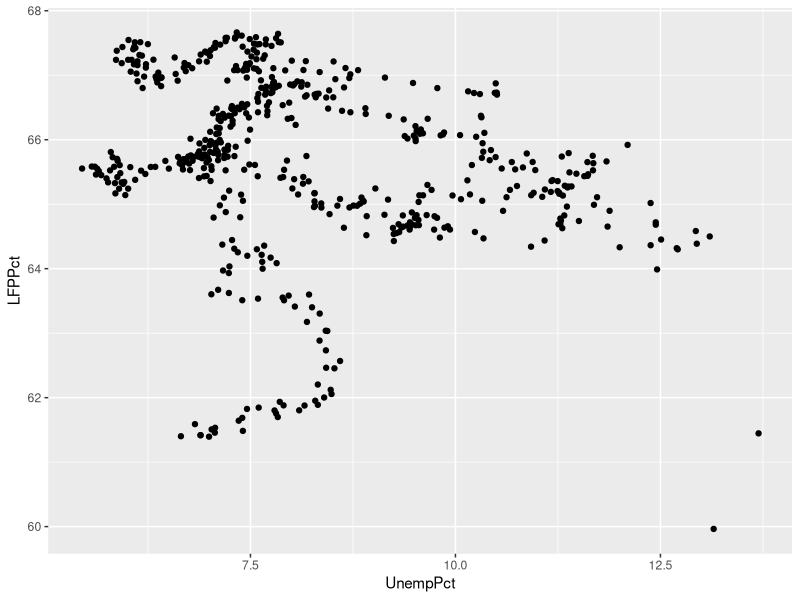
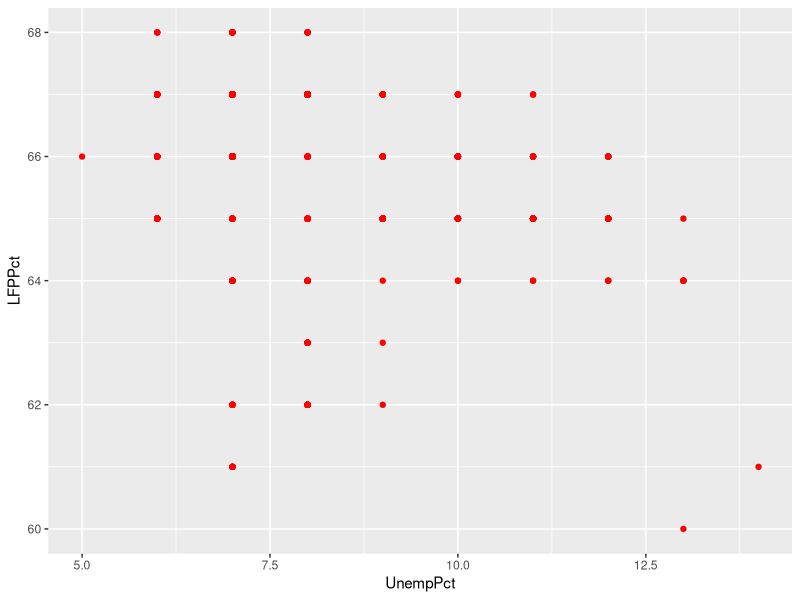
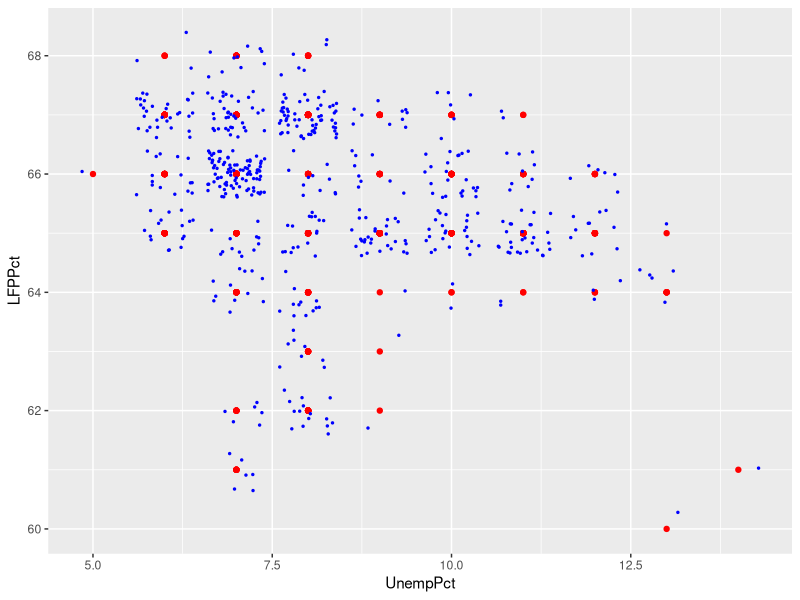
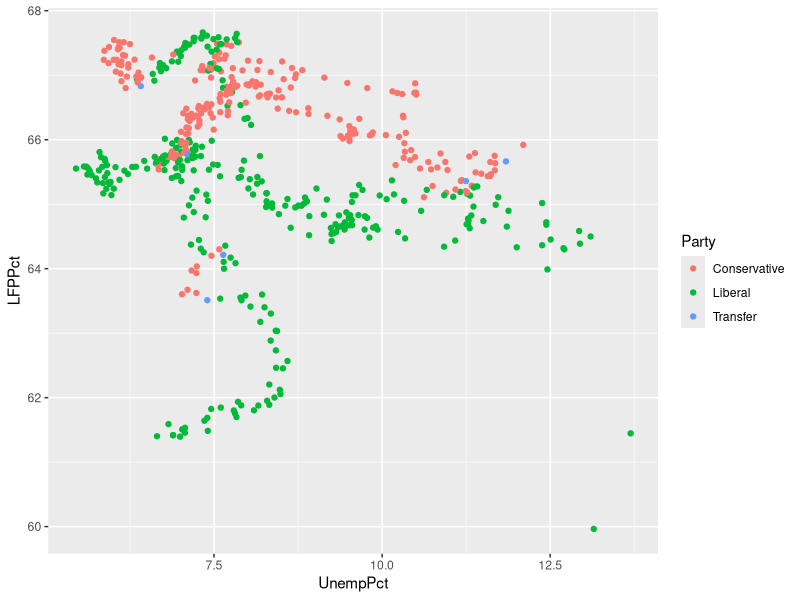
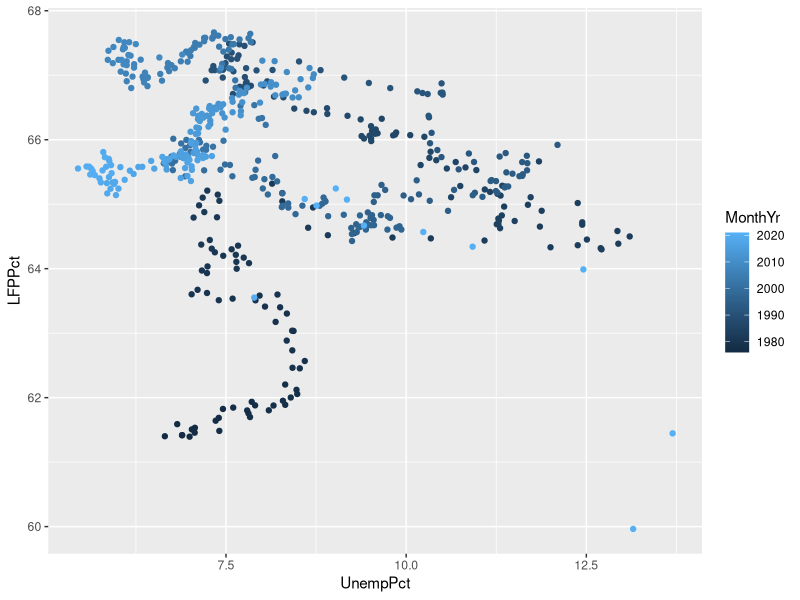
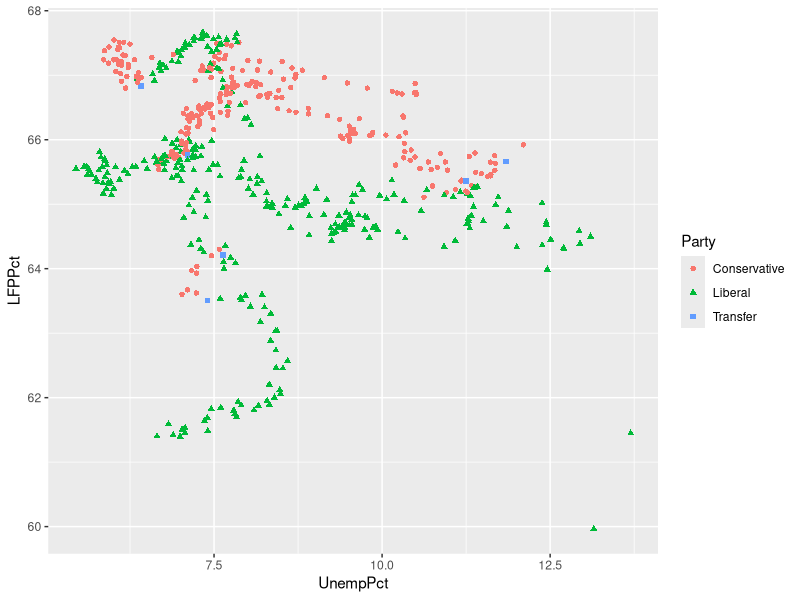
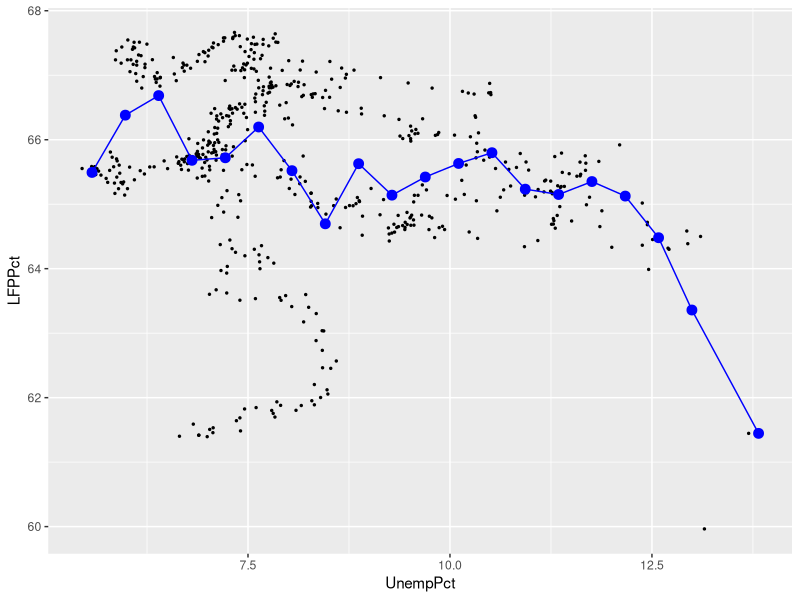
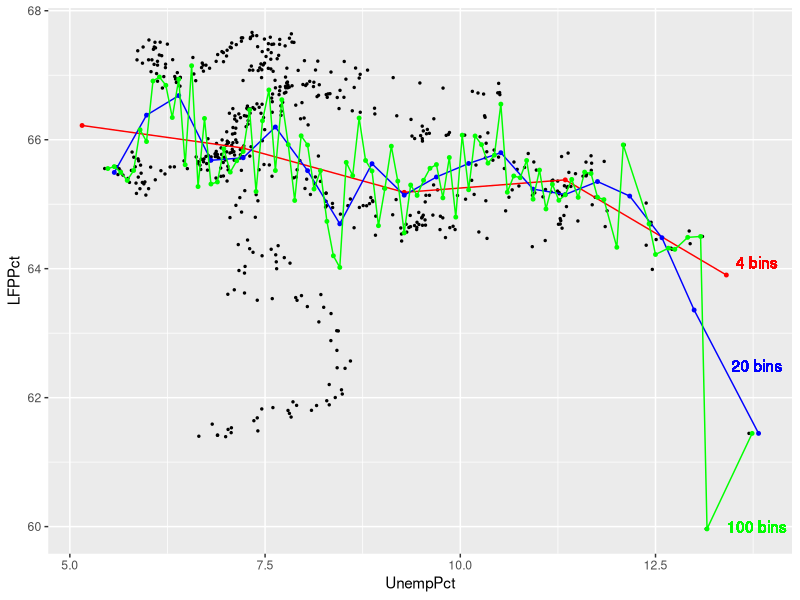

These figures' R source, in order:
## ---- chunk 1
knitr::opts_chunk$set(echo = TRUE,prompt=TRUE,tidy=TRUE,collapse=TRUE)
library(tidyverse)
EmpData <- read_csv("EmploymentData.csv")
# Make permanent changes to EmpData
EmpData <- EmpData %>%
  mutate(MonthYr = as.Date(MonthYr,"%m/%d/%Y")) %>% 
  mutate(UnempPct = 100*UnempRate) %>% 
  mutate(LFPPct = 100*LFPRate)
## ---- chunk 2
# For two specific columns of data
cov(EmpData$UnempPct,EmpData$LFPPct)
cor(EmpData$UnempPct,EmpData$LFPPct)
## ---- chunk 3
# Correlation matrix for the whole data set (at least the numerical parts)
EmpData %>%
  select(where(is.numeric)) %>%
  cor()
## ---- chunk 4
# EmpData has missing data in 1976 for the variable AnnPopGrowth
# Pairwise will only exclude 1976 from calculations involving AnnPopGrowth
EmpData %>%
  select(where(is.numeric)) %>%
  cor(use="pairwise.complete.obs")
# Casewise will exclude 1976 from all calculations
EmpData %>%
  select(where(is.numeric)) %>%
  cor(use="complete.obs")
## ---- chunk 5
ggplot(data=EmpData,aes(x=UnempPct,y=LFPPct)) + 
  geom_point()
## ---- chunk 6
# Round UnempPct and LFPPct to nearest integer
RoundedEmpData <- EmpData %>% 
  mutate(UnempPct=round(UnempPct)) %>% 
  mutate(LFPPct=round(LFPPct))
## ---- chunk 7
# Create graph using rounded data
ggplot(data=RoundedEmpData, aes(x=UnempPct,y=LFPPct)) + 
  geom_point(col="red")
## ---- chunk 8
ggplot(data=RoundedEmpData,aes(x=UnempPct,y=LFPPct)) + 
  geom_point(col="red") +
  geom_jitter(size=0.5, col="blue")
## ---- chunk 9
ggplot(data=EmpData,aes(x=UnempPct,y=LFPPct,col=Party)) + 
  geom_point()
ggplot(data=EmpData,aes(x=UnempPct,y=LFPPct,col=MonthYr)) + 
  geom_point()
## ---- chunk 10
ggplot(data=EmpData,aes(x=UnempPct,y=LFPPct,col=Party)) + 
  geom_point(aes(shape=Party))
## ---- chunk 11
ggplot(data=EmpData,aes(x=UnempPct,y=LFPPct)) + 
 geom_point(size=0.5) +
  stat_summary_bin(fun='mean', bins=20,
                   col="blue", size=3, geom='point') +
  stat_summary_bin(fun='mean', bins=20,
                   col="blue", size=0.5, geom='line')
## ---- chunk 12
ggplot(data=EmpData,aes(x=UnempPct,y=LFPPct)) + 
 geom_point(size=0.5) +
  stat_summary_bin(fun='mean', bins=4,
                   col="red", size=1, geom='point') +
  stat_summary_bin(fun='mean', bins=4,
                   col="red", size=0.5, geom='line') +
  stat_summary_bin(fun='mean', bins=20,
                   col="blue", size=1, geom='point') +
  stat_summary_bin(fun='mean', bins=20,
                   col="blue", size=0.5, geom='line') +
  stat_summary_bin(fun='mean', bins=100,
                   col="green", size=1, geom='point') +
  stat_summary_bin(fun='mean', bins=100,
                   col="green", size=0.5, geom='line') +
  geom_text(x=13.8,y=64.1,label="4 bins",col="red") +
  geom_text(x=13.8,y=62.5,label="20 bins",col="blue") +
  geom_text(x=13.8,y=60,label="100 bins",col="green")
## ---- chunk 13
ggplot(data=EmpData,aes(x=UnempRate,y=LFPRate)) + 
  geom_point(size = 0.5) +
  geom_smooth()
## ---- chunk 14
ggplot(data=EmpData,aes(x=UnempPct,y=LFPPct)) + 
  geom_point(size=0.5) +
  geom_smooth(method="lm") 
## ---- chunk 15
ggplot(data=EmpData,aes(x=UnempPct,y=LFPPct)) + 
  geom_point(size=0.5) +
  geom_smooth(col="red") + 
  geom_smooth(method="lm",col="blue") 
